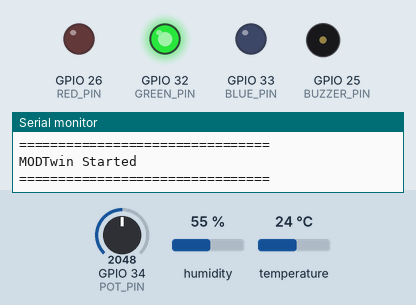
Recording of a sketch running on a simulated ESP32. Shown: output pins drawn as LEDs (lit = HIGH), buzzer (waves = sounding, pin HIGH), the last lines printed to the serial monitor. The test bench sets the inputs (shaded band); at power-on: temperature 24 °C, GPIO 34 (POT_PIN) = 2048, humidity 55 %. WiFi joins after 1.5 s; servers stay silent unless stated; random numbers use the default seed unless the sketch sets one.

Above: at 2.7 s.
2.8 s: temperature set to 34 °C
4.7 s: temperature set to 37 °C
At 6.7 s:
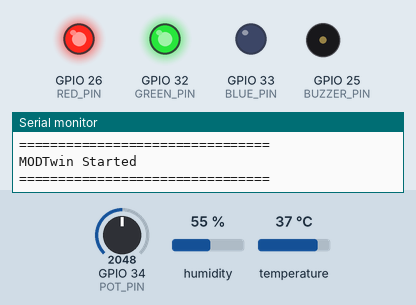
7.0 s: temperature set to 12 °C
At 8.1 s:
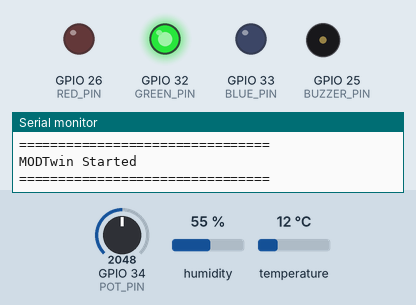
9.1 s: GPIO 34 (POT_PIN) set to 3628
15.1 s: GPIO 34 (POT_PIN) set to 3728
At 16.5 s:
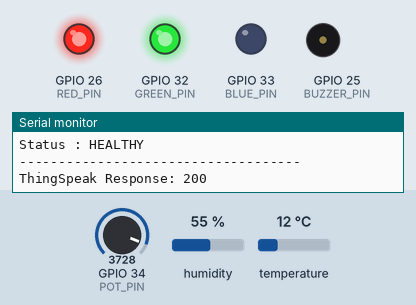
16.8 s: temperature set to 38 °C
18.9 s: temperature set to 41 °C
At 20.1 s:
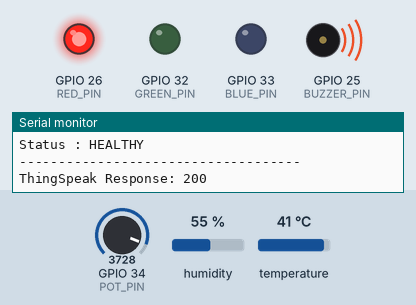
Timing chart, 0 to 21.9 s (numbered marks = the images above; inputs shaded):
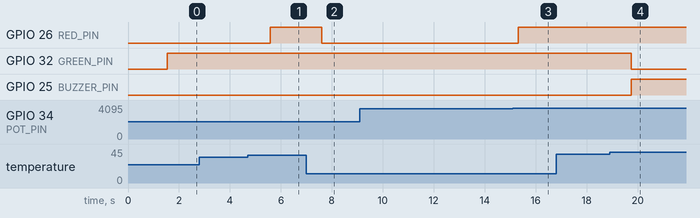

The sketch:

main.ino
```cpp
#include <Wire.h>
#include <DHT.h>
#include <Adafruit_MPU6050.h>
#include <Adafruit_Sensor.h>
#include <WiFi.h>
#include <ThingSpeak.h>
#include "secrets.h"

/********* WiFi *********/
unsigned long channelID = 3443183;

WiFiClient client;

// ---------------- PINS ----------------

#define DHTPIN 27
#define DHTTYPE DHT11

#define POT_PIN 34

#define RED_PIN 26
#define GREEN_PIN 32
#define BLUE_PIN 33

#define BUZZER_PIN 25

// ---------------- OBJECTS ----------------

DHT dht(DHTPIN, DHTTYPE);
Adafruit_MPU6050 mpu;

// ---------------- VARIABLES ----------------

float temperature = 0;

float vibration = 0;

int rpm = 0;

int health = 100;

String status = "HEALTHY";

unsigned long previousMillis = 0;

// ---------------- SETUP ----------------

void setup()
{
    Serial.begin(115200);


    WiFi.begin(ssid, password);

    Serial.print("Connecting to WiFi");

    int attempts = 0;

    while (WiFi.status() != WL_CONNECTED && attempts < 20)
    {
        delay(500);
        Serial.print(".");
        attempts++;
    }

    Serial.println();

    if (WiFi.status() == WL_CONNECTED)
    {
        Serial.println("WiFi Connected!");
        Serial.print("IP Address: ");
        Serial.println(WiFi.localIP());

        ThingSpeak.begin(client);
    }
    else
    {
        Serial.println("WiFi connection FAILED!");
        Serial.print("WiFi status code: ");
        Serial.println(WiFi.status());
    }
    ThingSpeak.begin(client);

    Wire.begin(21,22);

    dht.begin();

    pinMode(RED_PIN,OUTPUT);
    pinMode(GREEN_PIN,OUTPUT);
    pinMode(BLUE_PIN,OUTPUT);

    pinMode(BUZZER_PIN,OUTPUT);

    digitalWrite(BUZZER_PIN,LOW);

    /*if(!mpu.begin())
    {
        Serial.println("MPU6050 NOT FOUND");

        while(true);
    }*/

    Serial.println("================================");
    Serial.println("MODTwin Started");
    Serial.println("================================");
}

// ---------------- SENSOR FUNCTIONS ----------------

void readTemperature()
{
    temperature = dht.readTemperature();

    if(isnan(temperature))
    {
        temperature = 25;
    }
}

void readRPM()
{
    int value = analogRead(POT_PIN);

    rpm = map(value,0,4095,1000,5000);
}

void readVibration()
{
    /*sensors_event_t accel,gyro,temp;

    mpu.getEvent(&accel,&gyro,&temp);

    vibration = sqrt(
        accel.acceleration.x*accel.acceleration.x +
        accel.acceleration.y*accel.acceleration.y +
        accel.acceleration.z*accel.acceleration.z
    );*/
    vibration = random(95, 131) / 10.0;

}

// ---------------- LED FUNCTION ----------------

void setColor(bool r,bool g,bool b)
{
    digitalWrite(RED_PIN,r);
    digitalWrite(GREEN_PIN,g);
    digitalWrite(BLUE_PIN,b);
}
// ---------------- HEALTH CALCULATION ----------------

void calculateHealth()
{
    health = 100;

    // Temperature Penalty
    if (temperature > 30)
        health -= (temperature - 30) * 2;

    // RPM Penalty
    if (rpm > 3500)
        health -= (rpm - 3500) / 100;

    // Vibration Penalty
    // Around 9.8 m/s² is normal because of gravity.
    /*if (vibration > 10.5)
        health -= (vibration - 10.5) * 15;*/

    if (health > 100)
        health = 100;

    if (health < 0)
        health = 0;
}

// ---------------- DECISION ENGINE ----------------

void updateMachine()
{
    if (health >= 90)
    {
        status = "HEALTHY";

        setColor(LOW, HIGH, LOW);   // Green

        digitalWrite(BUZZER_PIN, LOW);
    }

    else if (health >= 70)
    {
        status = "WARNING";

        setColor(HIGH, HIGH, LOW);  // Yellow

        digitalWrite(BUZZER_PIN, LOW);
    }

    else if (health >= 40)
    {
        status = "CRITICAL";

        setColor(HIGH, LOW, LOW);   // Red

        digitalWrite(BUZZER_PIN, HIGH);
    }

    else
    {
        status = "SHUTDOWN";

        setColor(HIGH, LOW, HIGH);  // Purple

        digitalWrite(BUZZER_PIN, HIGH);
    }
}

// ---------------- SERIAL OUTPUT ----------------

void printData()
{
    Serial.println("------------------------------------");

    Serial.print("Temperature : ");
    Serial.print(temperature);
    Serial.println(" C");

    Serial.print("RPM : ");
    Serial.println(rpm);

    Serial.print("Vibration : ");
    Serial.println(vibration);

    Serial.print("Health : ");
    Serial.print(health);
    Serial.println("%");

    Serial.print("Status : ");
    Serial.println(status);

    Serial.println("------------------------------------");
}

// ---------------- LOOP ----------------

void loop()
{
    readTemperature();

    readRPM();

    readVibration();

    calculateHealth();

    updateMachine();

    if (millis() - previousMillis > 15000)
    {
        previousMillis = millis();

        printData();
        ThingSpeak.setField(1, temperature);
        ThingSpeak.setField(2, rpm);
        ThingSpeak.setField(3, health);
        int statusCode = 0;
        if (status == "HEALTHY") statusCode = 1;
        else if (status == "WARNING") statusCode = 2;
        else if (status == "CRITICAL") statusCode = 3;
        else if (status == "SHUTDOWN") statusCode = 4;
        ThingSpeak.setField(4, statusCode);
        ThingSpeak.setField(5, vibration);

        int x = ThingSpeak.writeFields(channelID, writeAPIKey);

        Serial.print("ThingSpeak Response: ");
        Serial.println(x);
    }
}
```

secrets.h
```cpp
#pragma once

const char* ssid = "CMF Phone 1";
const char* password = "nipun996";

const char* writeAPIKey = "N4ML4IDIH1QR10DV";
```

Measured:
- the behaviour switches between 35 and 36 °C on temperature (found by bisection; images 0 and 1)
- the behaviour switches between 3685 and 3686 on GPIO 34 (POT_PIN) (found by bisection; images 2 and 3)
- the behaviour switches between 39 and 40 °C on temperature (found by bisection; images 3 and 4)
- after the input at 2.8 s, every drawn part: stays the same
- after the input at 4.7 s, GPIO 26 (RED_PIN): LOW → HIGH after 0.88 s
- after the input at 7.0 s, GPIO 26 (RED_PIN): HIGH → LOW after 0.60 s
- after the input at 15.1 s, GPIO 26 (RED_PIN): LOW → HIGH after 0.21 s
- after the input at 16.8 s, every drawn part: stays the same
- after the input at 18.9 s, GPIO 32 (GREEN_PIN): HIGH → LOW after 0.85 s; GPIO 25 (BUZZER_PIN): LOW → HIGH after 0.85 s
